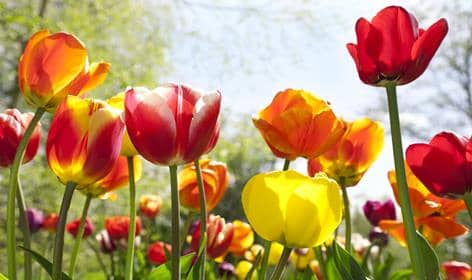
#> input picture new.jfif, 472 x 280 px
$ jupyter execute Cartoon_converter.ipynb   (shell and % lines are left out)
#> lines starting #> are read from the running program, lines starting #| are printed output that depends on the picture; after the words box and inside, x2 and y2 are one past the last pixel; in counts of white or black regions, pixels touching at a corner belong together
# Cartoonifying an Image

[cell 1]
import cv2
import numpy as np

[cell 2]
def read_img(filename):
#> called with filename = 'new.jfif'
    img = cv2.imread(filename)
#> img is the input picture: shape (280, 472, 3); mean B, G, R 99.3, 143.1, 181.3
    return img

[cell 3]
def edge_detection(img,line_wdt,blur):
#> called with line_wdt = 9, blur = 7
    grey = cv2.cvtColor(img,cv2.COLOR_BGR2GRAY)
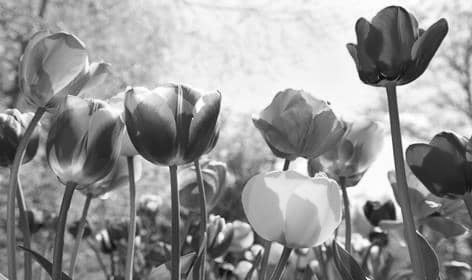
#> grey: shape (280, 472); min 6, max 255, mean 149.5
    greyBlur = cv2.medianBlur(grey,blur)
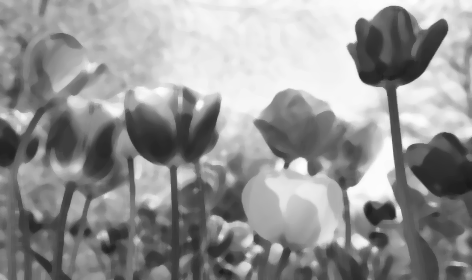
#> greyBlur: shape (280, 472); min 26, max 254, mean 149
    edges = cv2.adaptiveThreshold(greyBlur,255,cv2.ADAPTIVE_THRESH_MEAN_C,cv2.THRESH_BINARY,line_wdt,blur)
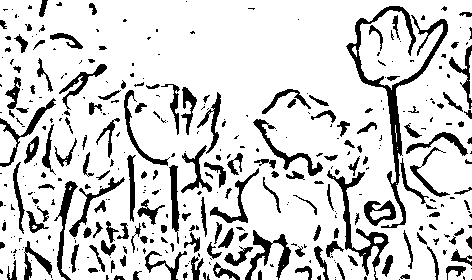
#> edges: shape (280, 472); 82.5% white; 375 black regions (212 under 20 px), largest, box (x1, y1, x2, y2) and area: (346, 6, 448, 228) 2483, (327, 170, 389, 280) 1115, (245, 230, 291, 280) 712
    return edges

[cell 4]
def color_quantisation(img, k):
#> called with k = 4
    data = np.float32(img).reshape(  (-1,3))
    criteria = (cv2.TermCriteria_EPS + cv2.TERM_CRITERIA_MAX_ITER,20,0.001)
    ret, label, center = cv2.kmeans(data,k,None,criteria,10,cv2.KMEANS_RANDOM_CENTERS)
#> ret = 387848737.6; center = [[230.7, 231, 227.9], [32.98, 86.12, 96.92], [28.74, 45.78, 186.4], [74.72, 174.3, 198.8]]
    center = np.uint8(center)
#> center = [[230, 231, 227], [32, 86, 96], [28, 45, 186], [74, 174, 198]]
    result = center[label.flatten()]
    result = result.reshape(img.shape)
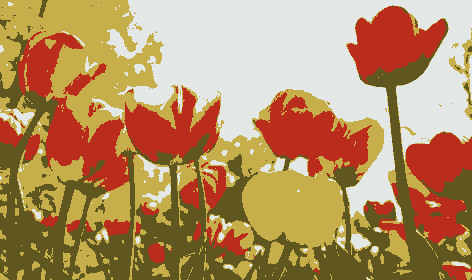
#> result: shape (280, 472, 3); mean B, G, R 98.6, 142.8, 180.5
    return result

[cell 5]
img =read_img('new.jfif')
line_wdt = 9
blur_value = 7
totalColors = 4

[cell 6]
edgeImg = edge_detection(img,line_wdt,blur_value)
img = color_quantisation(img,totalColors)
blurred = cv2.bilateralFilter(img, d=7,sigmaColor=200,sigmaSpace=200)
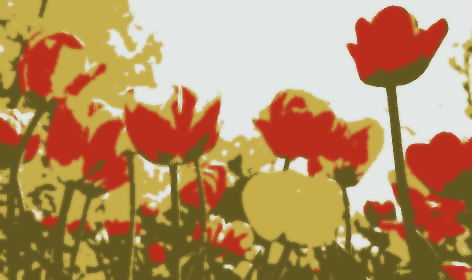
#> blurred: shape (280, 472, 3); mean B, G, R 98.5, 142.7, 180.4
cartoon = cv2.bitwise_and(blurred,blurred,mask=edgeImg)
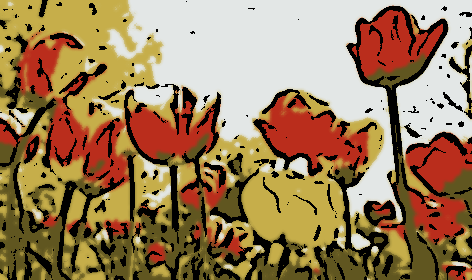
#> cartoon: shape (280, 472, 3); mean B, G, R 90.5, 126.3, 155
cv2.imwrite('cartoon1.jpg',cartoon)
#> Out = True
